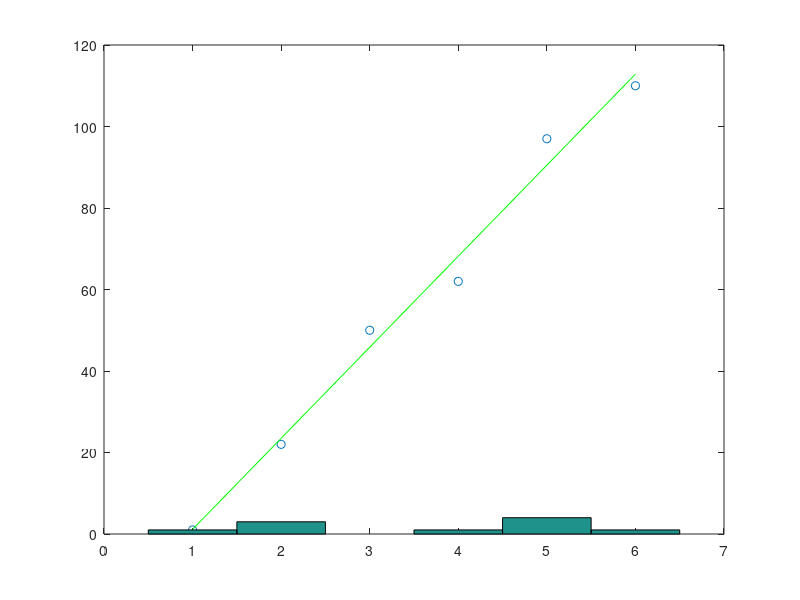

The MATLAB source for this figure:
%Clauson,John
%11/04/2021
%Lab 18

x = 1:6;
y = [1 22 50 62 97 110];
z = polyfit(x,y,1);

y1 = polyval(z,x)
plot(x,y,'o');
hold on
plot(x,y1,'g');

rms(y1)

%%

x = 0:5;
xi = 3.6;
t1 = [0 20 60 68 77 110];
t2 = [0 25 62 67 82 103];
t3 = [0 52 90 91 93 96];

i1 = interp1(x,t1,xi)
i2 = interp1(x,t2,xi)
i3 = interp1(x,t3,xi)

%% Rolling Dice Example
clc,clear,format compact

r1 =6*rand(1,10);
r2 = round(r1+0.5)
r3 = ceil(r1)
r4 = fix(r1+1)
r5 = floor(r1+1)

xc = [1 2 3 4 5 6]

hist(r2,xc)